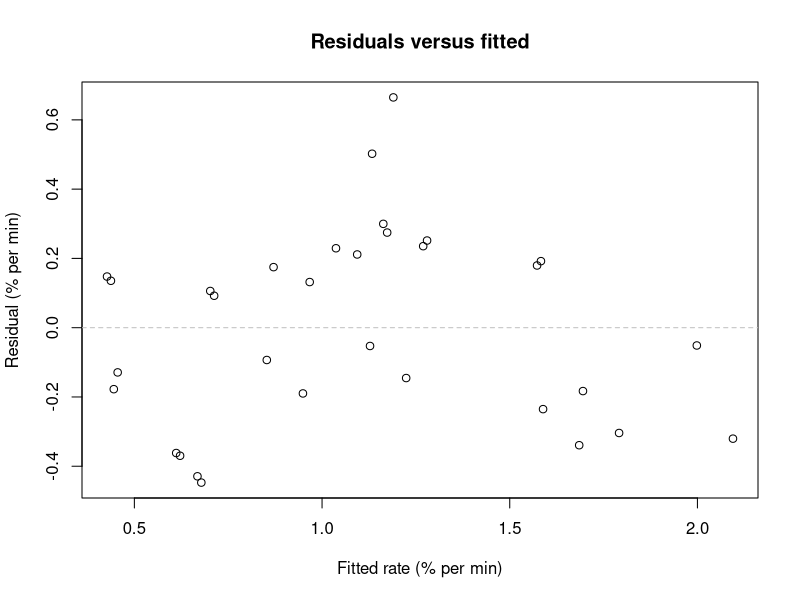
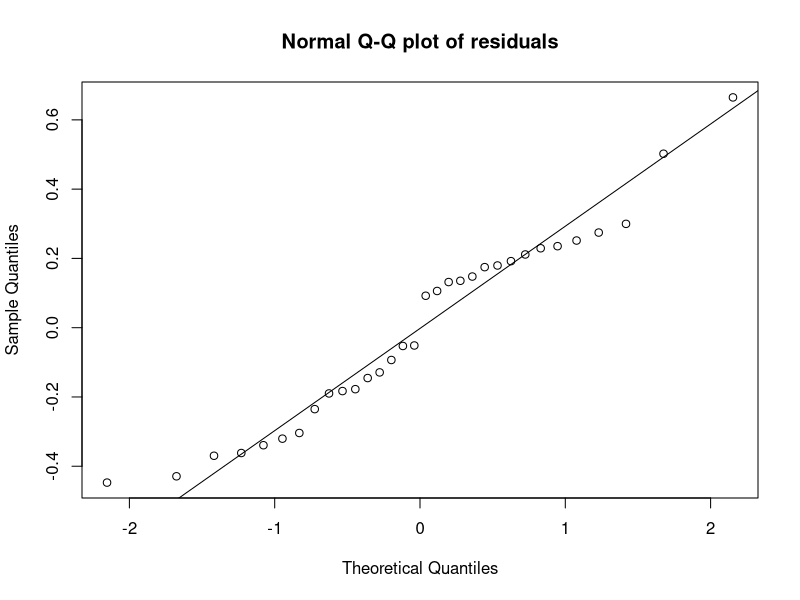
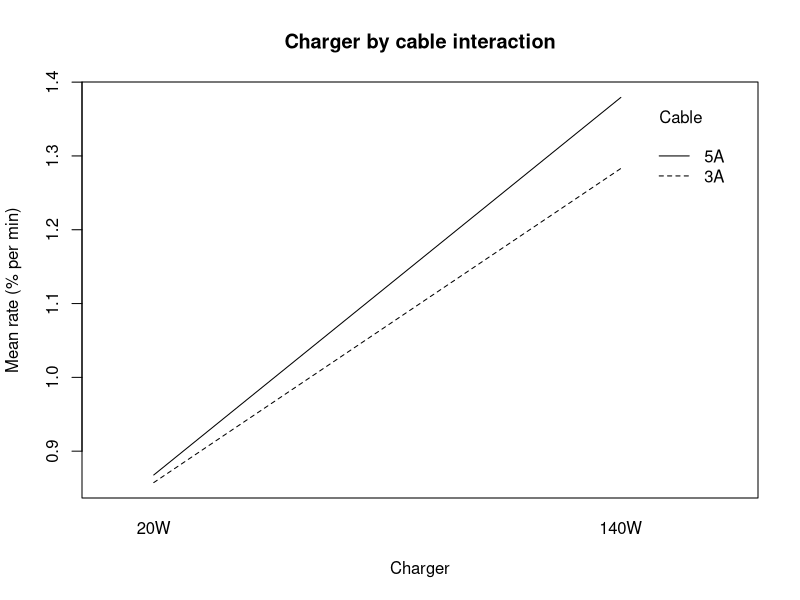

Recreate these plots in R, in order.
# Load collected run data
# The collection workbook uses tokens that match randomisation.csv
# Figures and tables are written to outputs/ so a fresh clone can rebuild every
# artefact by running this script from the repository root.
dir.create("outputs/tables", recursive = TRUE, showWarnings = FALSE)
dir.create("outputs/figures", recursive = TRUE, showWarnings = FALSE)
dir.create("logs", recursive = TRUE, showWarnings = FALSE)

runs <- read.csv("data/clean/runs.csv", stringsAsFactors = FALSE)
head(runs)
names(runs)

runs$charger <- factor(runs$charger, levels = c("20W", "140W"))
runs$cable <- factor(runs$cable, levels = c("3A", "5A"))

# Draw class reflects effective draw under the study chargers
runs$draw_class <- factor(runs$draw_class, levels = c("high", "low"))

# Treatment code from charger and cable
runs$treatment <- factor(paste(runs$charger, runs$cable, sep = "_"))

runs$device <- factor(runs$device_name)
runs$charge_rate <- runs$delta_soc / runs$elapsed_min
table(runs$device, runs$treatment)

# Main ANOVA with device blocking
fit <- aov(charge_rate ~ device + charger * cable, data = runs)
summary(fit)

mean_square_error <- deviance(fit) / df.residual(fit)
error_degrees_freedom <- df.residual(fit)
mean_square_error
error_degrees_freedom

# Treatment cell means and standard errors
cells <- expand.grid(charger = c("20W", "140W"), cable = c("3A", "5A"))
cells$treatment <- paste(cells$charger, cells$cable, sep = "_")
cells$mean_rate <- tapply(runs$charge_rate, runs$treatment, mean)[cells$treatment]
cells$standard_error <- sqrt(mean_square_error / 8)
cells

# All pairwise treatment comparisons
fit_treatment <- aov(charge_rate ~ device + treatment, data = runs)
TukeyHSD(fit_treatment, "treatment")

# Per-device treatment means
device_means <- tapply(runs$charge_rate, list(runs$device, runs$treatment), mean)
head(device_means)

# Interaction contrast within each device
device_contrast <- device_means[, "140W_5A"] - device_means[, "140W_3A"] -
  device_means[, "20W_5A"] + device_means[, "20W_3A"]
device_contrast

device_class <- runs$draw_class[match(rownames(device_means), runs$device_name)]
device_class

high_count <- sum(device_class == "high")
low_count <- sum(device_class == "low")
high_count
low_count

high_contrast <- mean(device_contrast[device_class == "high"])
low_contrast <- mean(device_contrast[device_class == "low"])

high_standard_error <- 2 * sqrt(mean_square_error / high_count)
low_standard_error <- 2 * sqrt(mean_square_error / low_count)
difference_standard_error <- 2 * sqrt(mean_square_error * (1 / high_count + 1 / low_count))
t_critical <- qt(0.975, error_degrees_freedom)

interval <- function(estimate, standard_error) {
  c(estimate = estimate,
    low = estimate - t_critical * standard_error,
    high = estimate + t_critical * standard_error)
}
results <- rbind(
  high = interval(high_contrast, high_standard_error),
  low = interval(low_contrast, low_standard_error),
  high_minus_low = interval(high_contrast - low_contrast, difference_standard_error)
)
results

# Write the ANOVA table, cell means and planned-contrast intervals
capture.output(summary(fit), file = "outputs/tables/anova.txt")
write.csv(cells, "outputs/tables/cell_means.csv", row.names = FALSE)
write.csv(as.data.frame(t(results)), "outputs/tables/planned_contrasts.csv")

# Residual, normality and interaction diagnostics, saved as figures
png("outputs/figures/residuals_vs_fitted.png", width = 1200, height = 900, res = 150)
plot(fitted(fit), residuals(fit),
     xlab = "Fitted rate (% per min)", ylab = "Residual (% per min)",
     main = "Residuals versus fitted")
abline(h = 0, lty = 2, col = "grey")
dev.off()

png("outputs/figures/qq_plot.png", width = 1200, height = 900, res = 150)
qqnorm(residuals(fit), main = "Normal Q-Q plot of residuals")
qqline(residuals(fit))
dev.off()

png("outputs/figures/interaction_plot.png", width = 1200, height = 900, res = 150)
interaction.plot(runs$charger, runs$cable, runs$charge_rate,
                 xlab = "Charger", trace.label = "Cable",
                 ylab = "Mean rate (% per min)", main = "Charger by cable interaction")
dev.off()
